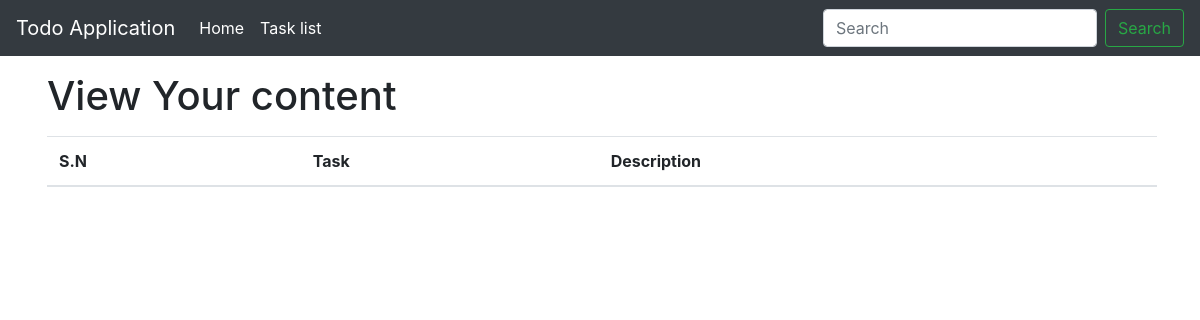
Page /task/ on the earlier database version.
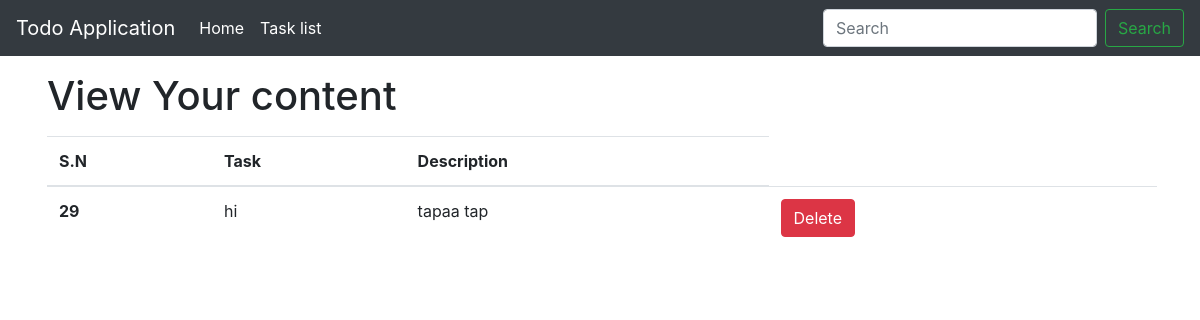
Same page on the later database version.
### home/models.py (models this page shows, shortened)
class Todo(models.Model):
    task_name = models.CharField(max_length=30)
    description = models.TextField()

### home/views.py (the view)
# urls.py: path('task/',views.task,name='task'),
def task(request):
    task = Todo.objects.all()
    return render(request,'task.html',  context={'task_item':task})

### templates/task.html (shortened to what this page needs)
<!DOCTYPE html>
<html lang="en">
  <head>
    <link
      rel="stylesheet"
      href="https://cdn.jsdelivr.net/npm/bootstrap@4.1.3/dist/css/bootstrap.min.css"
    />
  </head>
  <body>
     <nav class="navbar navbar-expand-lg navbar-light bg-dark">
      <a class="navbar-brand text-white" href="#">Todo Application</a>
      <div class="collapse navbar-collapse" id="navbarSupportedContent">
        <ul class="navbar-nav mr-auto">
          <li class="nav-item active">
            <a class="nav-link text-white" href="{% url 'home' %}"
              >Home <span class="sr-only">(current)</span></a
            >
          </li>
          <li class="nav-item">
            <a class="nav-link disabled text-white" href="{% url 'task' %}">Task list</a>
          </li>
        </ul>
        <form class="form-inline my-2 my-lg-0">
          <input
            class="form-control mr-sm-2"
            type="search"
            placeholder="Search"
            aria-label="Search"
          />
          <button class="btn btn-outline-success my-2 my-sm-0" type="submit">
            Search
          </button>
        </form>
      </div>
    </nav>
<div class="container mx-3 my-3">
    <h1 class="h1 mx-3 my-3">View Your content</h1>
         <table class="table mx-3 my-3">
  <thead>
    <tr>
      <th scope="col">S.N</th>
      <th scope="col">Task</th>
      <th scope="col">Description</th>
    </tr>
  </thead>
  <tbody>
     {% if task_item%}
        {% for item in task_item %}
    <tr>
      <th scope="row">{{item.id}}</th>
      <td>{{item.task_name}}</td>
      <td>{{item.description}}</td>
      <td>
        <form method = "post">
        <a href="{% url 'delete' item.id %}" class="btn btn-danger">Delete</a>
        </form>
      <td>
    </tr>
       {% endfor %}
     {% endif %}
  </tbody>
</table>
</div>
  </body>
</html>

Differences in the rows shown:
added Todo: id "29", task_name "hi", description "tapaa tap"
